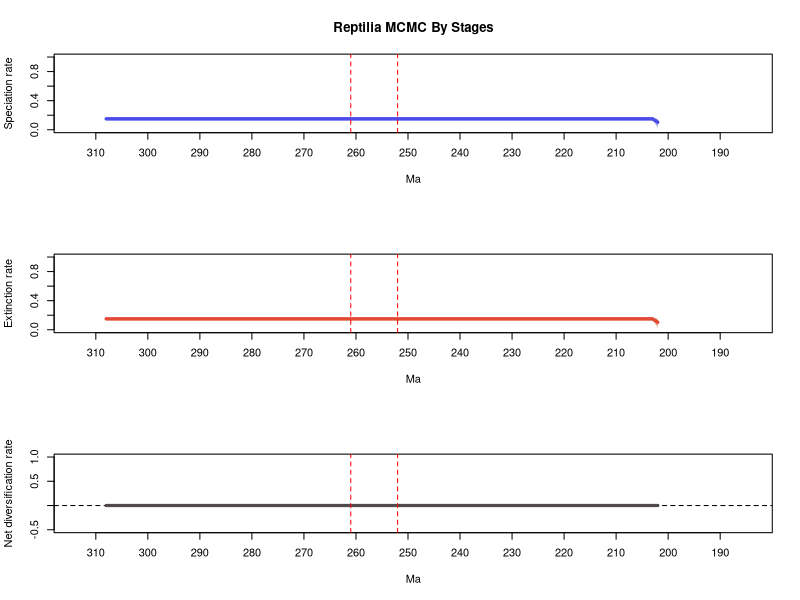

This chart was generated by the following R code:
# 1 files combined:
# 	C:\Users\SimoesLabAdmin\Documents\BDNN_Arielli\temnospondyli\mcmc_predictors\B_covar_mcmc/combined_10_marginal_rates.log

# 95% HPDs calculated using code from Biopy (https://www.cs.auckland.ac.nz/~yhel002/biopy/)

pdf(file='C:/Users/SimoesLabAdmin/Documents/BDNN_Arielli/temnospondyli/mcmc_predictors/B_covar_mcmc/combined_10_marginal_rates_RTT_plot2.pdf',width=8, height=10.8)
par(mfrow=c(3,1))
library(scales)
plot_RTT <- function (age,hpd_M,hpd_m,mean_m,color){
    N=100
    beta=(1:(N-1))/N
    alpha_shape=0.25
    cat=1-(beta^(1./alpha_shape))
    for (i in 1:(N-1)){
        trans= 1/N + 2/N
        polygon(c(age, rev(age)), c(hpd_M-((hpd_M-mean_m)*cat[i]), rev(hpd_m+((mean_m-hpd_m)*cat[i]))), col = alpha(color,trans), border = NA)
    }
    lines(rev(age), rev(mean_m), col = color, lwd=3)
}
    
L_hpd_m95=c(NA, NA,NA,NA,NA,NA,NA,NA,NA,NA,NA,NA,NA,NA,NA,NA,NA,NA,NA,NA,NA,NA,NA,NA,NA,NA,NA,NA,NA,NA,NA,NA,NA,NA,NA,NA,NA,NA,NA,NA,NA,NA,NA,NA,NA,NA,NA,NA,NA,NA,NA,NA,NA,NA,NA,NA,NA,NA,NA,NA,NA,NA,NA,NA,NA,NA,NA,NA,NA,NA,NA,NA,NA,NA,NA,NA,NA,NA,NA,NA,NA,NA,NA,NA,NA,NA,NA,NA,NA,NA,NA,NA,NA,NA,NA,NA,NA,NA,NA,NA,NA,NA,NA,NA,NA,NA,NA,NA,NA,NA,NA,NA,NA,NA,NA,NA,NA,NA,NA,NA,NA,NA,NA,NA,NA,NA,NA,NA,NA,NA,NA,NA,NA,NA,NA,NA,NA,NA,NA,NA,NA,NA,NA,NA,NA,NA,NA,NA,NA,NA,NA,NA,NA,NA,NA,NA,NA,NA,NA,NA,NA,NA,NA,NA,NA,NA,NA,NA,NA,NA,NA,NA,NA,NA,NA,NA,NA,NA,NA,NA,NA,NA,NA,NA,NA,NA,NA,NA,NA,NA,NA,NA,NA,NA,NA,NA,NA,NA,NA,NA,NA,NA,0.0,0.132778,0.132778,0.132778,0.132778,0.132778,0.132778,0.132778,0.132778,0.132778,0.132778,0.132778,0.132778,0.132778,0.132778,0.132778,0.132778,0.132778,0.132778,0.132778,0.132778,0.132778,0.132778,0.132778,0.132778,0.132778,0.132778,0.132778,0.132778,0.132778,0.132778,0.132778,0.132778,0.132778,0.132778,0.132778,0.132778,0.132778,0.132778,0.132778,0.132778,0.132778,0.132778,0.132778,0.132778,0.132778,0.132778,0.132778,0.132778,0.132778,0.132778,0.132778,0.132778,0.132778,0.132778,0.132778,0.132778,0.132778,0.132778,0.132778,0.132778,0.132778,0.132778,0.132778,0.132778,0.132778,0.132778,0.132778,0.132778,0.132778,0.132778,0.132778,0.132778,0.132778,0.132778,0.132778,0.132778,0.132778,0.132778,0.132778,0.132778,0.132778,0.132778,0.132778,0.132778,0.132778,0.132778,0.132778,0.132778,0.132778,0.132778,0.132778,0.132778,0.132778,0.132778,0.132778,0.132778,0.132778,0.132778,0.132778,0.132778,0.132778,0.132778,0.132778,0.132778,0.132778,0.132778)
L_hpd_M95=c(NA, NA,NA,NA,NA,NA,NA,NA,NA,NA,NA,NA,NA,NA,NA,NA,NA,NA,NA,NA,NA,NA,NA,NA,NA,NA,NA,NA,NA,NA,NA,NA,NA,NA,NA,NA,NA,NA,NA,NA,NA,NA,NA,NA,NA,NA,NA,NA,NA,NA,NA,NA,NA,NA,NA,NA,NA,NA,NA,NA,NA,NA,NA,NA,NA,NA,NA,NA,NA,NA,NA,NA,NA,NA,NA,NA,NA,NA,NA,NA,NA,NA,NA,NA,NA,NA,NA,NA,NA,NA,NA,NA,NA,NA,NA,NA,NA,NA,NA,NA,NA,NA,NA,NA,NA,NA,NA,NA,NA,NA,NA,NA,NA,NA,NA,NA,NA,NA,NA,NA,NA,NA,NA,NA,NA,NA,NA,NA,NA,NA,NA,NA,NA,NA,NA,NA,NA,NA,NA,NA,NA,NA,NA,NA,NA,NA,NA,NA,NA,NA,NA,NA,NA,NA,NA,NA,NA,NA,NA,NA,NA,NA,NA,NA,NA,NA,NA,NA,NA,NA,NA,NA,NA,NA,NA,NA,NA,NA,NA,NA,NA,NA,NA,NA,NA,NA,NA,NA,NA,NA,NA,NA,NA,NA,NA,NA,NA,NA,NA,NA,NA,NA,0.163759,0.169945,0.169945,0.169945,0.169945,0.169945,0.169945,0.169945,0.169945,0.169945,0.169945,0.169945,0.169945,0.169945,0.169945,0.169945,0.169945,0.169945,0.169945,0.169945,0.169945,0.169945,0.169945,0.169945,0.169945,0.169945,0.169945,0.169945,0.169945,0.169945,0.169945,0.169945,0.169945,0.169945,0.169945,0.169945,0.169945,0.169945,0.169945,0.169945,0.169945,0.169945,0.169945,0.169945,0.169945,0.169945,0.169945,0.169945,0.169945,0.169945,0.169945,0.169945,0.169945,0.169945,0.169945,0.169945,0.169945,0.169945,0.169945,0.169945,0.169945,0.169945,0.169945,0.169945,0.169945,0.169945,0.169945,0.169945,0.169945,0.169945,0.169945,0.169945,0.169945,0.169945,0.169945,0.169945,0.169945,0.169945,0.169945,0.169945,0.169945,0.169945,0.169945,0.169945,0.169945,0.169945,0.169945,0.169945,0.169945,0.169945,0.169945,0.169945,0.169945,0.169945,0.169945,0.169945,0.169945,0.169945,0.169945,0.169945,0.169945,0.169945,0.169945,0.169945,0.169945,0.169945,0.169945)
M_hpd_m95=c(NA, NA,NA,NA,NA,NA,NA,NA,NA,NA,NA,NA,NA,NA,NA,NA,NA,NA,NA,NA,NA,NA,NA,NA,NA,NA,NA,NA,NA,NA,NA,NA,NA,NA,NA,NA,NA,NA,NA,NA,NA,NA,NA,NA,NA,NA,NA,NA,NA,NA,NA,NA,NA,NA,NA,NA,NA,NA,NA,NA,NA,NA,NA,NA,NA,NA,NA,NA,NA,NA,NA,NA,NA,NA,NA,NA,NA,NA,NA,NA,NA,NA,NA,NA,NA,NA,NA,NA,NA,NA,NA,NA,NA,NA,NA,NA,NA,NA,NA,NA,NA,NA,NA,NA,NA,NA,NA,NA,NA,NA,NA,NA,NA,NA,NA,NA,NA,NA,NA,NA,NA,NA,NA,NA,NA,NA,NA,NA,NA,NA,NA,NA,NA,NA,NA,NA,NA,NA,NA,NA,NA,NA,NA,NA,NA,NA,NA,NA,NA,NA,NA,NA,NA,NA,NA,NA,NA,NA,NA,NA,NA,NA,NA,NA,NA,NA,NA,NA,NA,NA,NA,NA,NA,NA,NA,NA,NA,NA,NA,NA,NA,NA,NA,NA,NA,NA,NA,NA,NA,NA,NA,NA,NA,NA,NA,NA,NA,NA,NA,NA,NA,NA,0.0,0.128824,0.128824,0.128824,0.128824,0.128824,0.128824,0.128824,0.128824,0.128824,0.128824,0.128824,0.128824,0.128824,0.128824,0.128824,0.128824,0.128824,0.128824,0.128824,0.128824,0.128824,0.128824,0.128824,0.128824,0.128824,0.128824,0.128824,0.128824,0.128824,0.128824,0.128824,0.128824,0.128824,0.128824,0.128824,0.128824,0.128824,0.128824,0.128824,0.128824,0.128824,0.128824,0.128824,0.128824,0.128824,0.128824,0.128824,0.128824,0.128824,0.128824,0.128824,0.128824,0.128824,0.128824,0.128824,0.128824,0.128824,0.128824,0.128824,0.128824,0.128824,0.128824,0.128824,0.128824,0.128824,0.128824,0.128824,0.128824,0.128824,0.128824,0.128824,0.128824,0.128824,0.128824,0.128824,0.128824,0.128824,0.128824,0.128824,0.128824,0.128824,0.128824,0.128824,0.128824,0.128824,0.128824,0.128824,0.128824,0.128824,0.128824,0.128824,0.128824,0.128824,0.128824,0.128824,0.128824,0.128824,0.128824,0.128824,0.128824,0.128824,0.128824,0.128824,0.128824,0.128824,0.128824)
M_hpd_M95=c(NA, NA,NA,NA,NA,NA,NA,NA,NA,NA,NA,NA,NA,NA,NA,NA,NA,NA,NA,NA,NA,NA,NA,NA,NA,NA,NA,NA,NA,NA,NA,NA,NA,NA,NA,NA,NA,NA,NA,NA,NA,NA,NA,NA,NA,NA,NA,NA,NA,NA,NA,NA,NA,NA,NA,NA,NA,NA,NA,NA,NA,NA,NA,NA,NA,NA,NA,NA,NA,NA,NA,NA,NA,NA,NA,NA,NA,NA,NA,NA,NA,NA,NA,NA,NA,NA,NA,NA,NA,NA,NA,NA,NA,NA,NA,NA,NA,NA,NA,NA,NA,NA,NA,NA,NA,NA,NA,NA,NA,NA,NA,NA,NA,NA,NA,NA,NA,NA,NA,NA,NA,NA,NA,NA,NA,NA,NA,NA,NA,NA,NA,NA,NA,NA,NA,NA,NA,NA,NA,NA,NA,NA,NA,NA,NA,NA,NA,NA,NA,NA,NA,NA,NA,NA,NA,NA,NA,NA,NA,NA,NA,NA,NA,NA,NA,NA,NA,NA,NA,NA,NA,NA,NA,NA,NA,NA,NA,NA,NA,NA,NA,NA,NA,NA,NA,NA,NA,NA,NA,NA,NA,NA,NA,NA,NA,NA,NA,NA,NA,NA,NA,NA,0.164031,0.170456,0.170456,0.170456,0.170456,0.170456,0.170456,0.170456,0.170456,0.170456,0.170456,0.170456,0.170456,0.170456,0.170456,0.170456,0.170456,0.170456,0.170456,0.170456,0.170456,0.170456,0.170456,0.170456,0.170456,0.170456,0.170456,0.170456,0.170456,0.170456,0.170456,0.170456,0.170456,0.170456,0.170456,0.170456,0.170456,0.170456,0.170456,0.170456,0.170456,0.170456,0.170456,0.170456,0.170456,0.170456,0.170456,0.170456,0.170456,0.170456,0.170456,0.170456,0.170456,0.170456,0.170456,0.170456,0.170456,0.170456,0.170456,0.170456,0.170456,0.170456,0.170456,0.170456,0.170456,0.170456,0.170456,0.170456,0.170456,0.170456,0.170456,0.170456,0.170456,0.170456,0.170456,0.170456,0.170456,0.170456,0.170456,0.170456,0.170456,0.170456,0.170456,0.170456,0.170456,0.170456,0.170456,0.170456,0.170456,0.170456,0.170456,0.170456,0.170456,0.170456,0.170456,0.170456,0.170456,0.170456,0.170456,0.170456,0.170456,0.170456,0.170456,0.170456,0.170456,0.170456,0.170456)
R_hpd_m95=c(NA, NA,NA,NA,NA,NA,NA,NA,NA,NA,NA,NA,NA,NA,NA,NA,NA,NA,NA,NA,NA,NA,NA,NA,NA,NA,NA,NA,NA,NA,NA,NA,NA,NA,NA,NA,NA,NA,NA,NA,NA,NA,NA,NA,NA,NA,NA,NA,NA,NA,NA,NA,NA,NA,NA,NA,NA,NA,NA,NA,NA,NA,NA,NA,NA,NA,NA,NA,NA,NA,NA,NA,NA,NA,NA,NA,NA,NA,NA,NA,NA,NA,NA,NA,NA,NA,NA,NA,NA,NA,NA,NA,NA,NA,NA,NA,NA,NA,NA,NA,NA,NA,NA,NA,NA,NA,NA,NA,NA,NA,NA,NA,NA,NA,NA,NA,NA,NA,NA,NA,NA,NA,NA,NA,NA,NA,NA,NA,NA,NA,NA,NA,NA,NA,NA,NA,NA,NA,NA,NA,NA,NA,NA,NA,NA,NA,NA,NA,NA,NA,NA,NA,NA,NA,NA,NA,NA,NA,NA,NA,NA,NA,NA,NA,NA,NA,NA,NA,NA,NA,NA,NA,NA,NA,NA,NA,NA,NA,NA,NA,NA,NA,NA,NA,NA,NA,NA,NA,NA,NA,NA,NA,NA,NA,NA,NA,NA,NA,NA,NA,NA,NA,-0.021647,-0.021647,-0.021647,-0.021647,-0.021647,-0.021647,-0.021647,-0.021647,-0.021647,-0.021647,-0.021647,-0.021647,-0.021647,-0.021647,-0.021647,-0.021647,-0.021647,-0.021647,-0.021647,-0.021647,-0.021647,-0.021647,-0.021647,-0.021647,-0.021647,-0.021647,-0.021647,-0.021647,-0.021647,-0.021647,-0.021647,-0.021647,-0.021647,-0.021647,-0.021647,-0.021647,-0.021647,-0.021647,-0.021647,-0.021647,-0.021647,-0.021647,-0.021647,-0.021647,-0.021647,-0.021647,-0.021647,-0.021647,-0.021647,-0.021647,-0.021647,-0.021647,-0.021647,-0.021647,-0.021647,-0.021647,-0.021647,-0.021647,-0.021647,-0.021647,-0.021647,-0.021647,-0.021647,-0.021647,-0.021647,-0.021647,-0.021647,-0.021647,-0.021647,-0.021647,-0.021647,-0.021647,-0.021647,-0.021647,-0.021647,-0.021647,-0.021647,-0.021647,-0.021647,-0.021647,-0.021647,-0.021647,-0.021647,-0.021647,-0.021647,-0.021647,-0.021647,-0.021647,-0.021647,-0.021647,-0.021647,-0.021647,-0.021647,-0.021647,-0.021647,-0.021647,-0.021647,-0.021647,-0.021647,-0.021647,-0.021647,-0.021647,-0.021647,-0.021647,-0.021647,-0.021647,-0.021647)
R_hpd_M95=c(NA, NA,NA,NA,NA,NA,NA,NA,NA,NA,NA,NA,NA,NA,NA,NA,NA,NA,NA,NA,NA,NA,NA,NA,NA,NA,NA,NA,NA,NA,NA,NA,NA,NA,NA,NA,NA,NA,NA,NA,NA,NA,NA,NA,NA,NA,NA,NA,NA,NA,NA,NA,NA,NA,NA,NA,NA,NA,NA,NA,NA,NA,NA,NA,NA,NA,NA,NA,NA,NA,NA,NA,NA,NA,NA,NA,NA,NA,NA,NA,NA,NA,NA,NA,NA,NA,NA,NA,NA,NA,NA,NA,NA,NA,NA,NA,NA,NA,NA,NA,NA,NA,NA,NA,NA,NA,NA,NA,NA,NA,NA,NA,NA,NA,NA,NA,NA,NA,NA,NA,NA,NA,NA,NA,NA,NA,NA,NA,NA,NA,NA,NA,NA,NA,NA,NA,NA,NA,NA,NA,NA,NA,NA,NA,NA,NA,NA,NA,NA,NA,NA,NA,NA,NA,NA,NA,NA,NA,NA,NA,NA,NA,NA,NA,NA,NA,NA,NA,NA,NA,NA,NA,NA,NA,NA,NA,NA,NA,NA,NA,NA,NA,NA,NA,NA,NA,NA,NA,NA,NA,NA,NA,NA,NA,NA,NA,NA,NA,NA,NA,NA,NA,0.0232,0.027824,0.027824,0.027824,0.027824,0.027824,0.027824,0.027824,0.027824,0.027824,0.027824,0.027824,0.027824,0.027824,0.027824,0.027824,0.027824,0.027824,0.027824,0.027824,0.027824,0.027824,0.027824,0.027824,0.027824,0.027824,0.027824,0.027824,0.027824,0.027824,0.027824,0.027824,0.027824,0.027824,0.027824,0.027824,0.027824,0.027824,0.027824,0.027824,0.027824,0.027824,0.027824,0.027824,0.027824,0.027824,0.027824,0.027824,0.027824,0.027824,0.027824,0.027824,0.027824,0.027824,0.027824,0.027824,0.027824,0.027824,0.027824,0.027824,0.027824,0.027824,0.027824,0.027824,0.027824,0.027824,0.027824,0.027824,0.027824,0.027824,0.027824,0.027824,0.027824,0.027824,0.027824,0.027824,0.027824,0.027824,0.027824,0.027824,0.027824,0.027824,0.027824,0.027824,0.027824,0.027824,0.027824,0.027824,0.027824,0.027824,0.027824,0.027824,0.027824,0.027824,0.027824,0.027824,0.027824,0.027824,0.027824,0.027824,0.027824,0.027824,0.027824,0.027824,0.027824,0.027824,0.027824)
L_mean=c(NA, NA,NA,NA,NA,NA,NA,NA,NA,NA,NA,NA,NA,NA,NA,NA,NA,NA,NA,NA,NA,NA,NA,NA,NA,NA,NA,NA,NA,NA,NA,NA,NA,NA,NA,NA,NA,NA,NA,NA,NA,NA,NA,NA,NA,NA,NA,NA,NA,NA,NA,NA,NA,NA,NA,NA,NA,NA,NA,NA,NA,NA,NA,NA,NA,NA,NA,NA,NA,NA,NA,NA,NA,NA,NA,NA,NA,NA,NA,NA,NA,NA,NA,NA,NA,NA,NA,NA,NA,NA,NA,NA,NA,NA,NA,NA,NA,NA,NA,NA,NA,NA,NA,NA,NA,NA,NA,NA,NA,NA,NA,NA,NA,NA,NA,NA,NA,NA,NA,NA,NA,NA,NA,NA,NA,NA,NA,NA,NA,NA,NA,NA,NA,NA,NA,NA,NA,NA,NA,NA,NA,NA,NA,NA,NA,NA,NA,NA,NA,NA,NA,NA,NA,NA,NA,NA,NA,NA,NA,NA,NA,NA,NA,NA,NA,NA,NA,NA,NA,NA,NA,NA,NA,NA,NA,NA,NA,NA,NA,NA,NA,NA,NA,NA,NA,NA,NA,NA,NA,NA,NA,NA,NA,NA,NA,NA,NA,NA,NA,NA,NA,NA,0.104557613,0.15015538,0.15015538,0.15015538,0.15015538,0.15015538,0.15015538,0.15015538,0.15015538,0.15015538,0.15015538,0.15015538,0.15015538,0.15015538,0.15015538,0.15015538,0.15015538,0.15015538,0.15015538,0.15015538,0.15015538,0.15015538,0.15015538,0.15015538,0.15015538,0.15015538,0.15015538,0.15015538,0.15015538,0.15015538,0.15015538,0.15015538,0.15015538,0.15015538,0.15015538,0.15015538,0.15015538,0.15015538,0.15015538,0.15015538,0.15015538,0.15015538,0.15015538,0.15015538,0.15015538,0.15015538,0.15015538,0.15015538,0.15015538,0.15015538,0.15015538,0.15015538,0.15015538,0.15015538,0.15015538,0.15015538,0.15015538,0.15015538,0.15015538,0.15015538,0.15015538,0.15015538,0.15015538,0.15015538,0.15015538,0.15015538,0.15015538,0.15015538,0.15015538,0.15015538,0.15015538,0.15015538,0.15015538,0.15015538,0.15015538,0.15015538,0.15015538,0.15015538,0.15015538,0.15015538,0.15015538,0.15015538,0.15015538,0.15015538,0.15015538,0.15015538,0.15015538,0.15015538,0.15015538,0.15015538,0.15015538,0.15015538,0.15015538,0.15015538,0.15015538,0.15015538,0.15015538,0.15015538,0.15015538,0.15015538,0.15015538,0.15015538,0.15015538,0.15015538,0.15015538,0.15015538,0.15015538)
M_mean=c(NA, NA,NA,NA,NA,NA,NA,NA,NA,NA,NA,NA,NA,NA,NA,NA,NA,NA,NA,NA,NA,NA,NA,NA,NA,NA,NA,NA,NA,NA,NA,NA,NA,NA,NA,NA,NA,NA,NA,NA,NA,NA,NA,NA,NA,NA,NA,NA,NA,NA,NA,NA,NA,NA,NA,NA,NA,NA,NA,NA,NA,NA,NA,NA,NA,NA,NA,NA,NA,NA,NA,NA,NA,NA,NA,NA,NA,NA,NA,NA,NA,NA,NA,NA,NA,NA,NA,NA,NA,NA,NA,NA,NA,NA,NA,NA,NA,NA,NA,NA,NA,NA,NA,NA,NA,NA,NA,NA,NA,NA,NA,NA,NA,NA,NA,NA,NA,NA,NA,NA,NA,NA,NA,NA,NA,NA,NA,NA,NA,NA,NA,NA,NA,NA,NA,NA,NA,NA,NA,NA,NA,NA,NA,NA,NA,NA,NA,NA,NA,NA,NA,NA,NA,NA,NA,NA,NA,NA,NA,NA,NA,NA,NA,NA,NA,NA,NA,NA,NA,NA,NA,NA,NA,NA,NA,NA,NA,NA,NA,NA,NA,NA,NA,NA,NA,NA,NA,NA,NA,NA,NA,NA,NA,NA,NA,NA,NA,NA,NA,NA,NA,NA,0.104071788,0.149912554,0.149912554,0.149912554,0.149912554,0.149912554,0.149912554,0.149912554,0.149912554,0.149912554,0.149912554,0.149912554,0.149912554,0.149912554,0.149912554,0.149912554,0.149912554,0.149912554,0.149912554,0.149912554,0.149912554,0.149912554,0.149912554,0.149912554,0.149912554,0.149912554,0.149912554,0.149912554,0.149912554,0.149912554,0.149912554,0.149912554,0.149912554,0.149912554,0.149912554,0.149912554,0.149912554,0.149912554,0.149912554,0.149912554,0.149912554,0.149912554,0.149912554,0.149912554,0.149912554,0.149912554,0.149912554,0.149912554,0.149912554,0.149912554,0.149912554,0.149912554,0.149912554,0.149912554,0.149912554,0.149912554,0.149912554,0.149912554,0.149912554,0.149912554,0.149912554,0.149912554,0.149912554,0.149912554,0.149912554,0.149912554,0.149912554,0.149912554,0.149912554,0.149912554,0.149912554,0.149912554,0.149912554,0.149912554,0.149912554,0.149912554,0.149912554,0.149912554,0.149912554,0.149912554,0.149912554,0.149912554,0.149912554,0.149912554,0.149912554,0.149912554,0.149912554,0.149912554,0.149912554,0.149912554,0.149912554,0.149912554,0.149912554,0.149912554,0.149912554,0.149912554,0.149912554,0.149912554,0.149912554,0.149912554,0.149912554,0.149912554,0.149912554,0.149912554,0.149912554,0.149912554,0.149912554)
R_mean=c(NA, NA,NA,NA,NA,NA,NA,NA,NA,NA,NA,NA,NA,NA,NA,NA,NA,NA,NA,NA,NA,NA,NA,NA,NA,NA,NA,NA,NA,NA,NA,NA,NA,NA,NA,NA,NA,NA,NA,NA,NA,NA,NA,NA,NA,NA,NA,NA,NA,NA,NA,NA,NA,NA,NA,NA,NA,NA,NA,NA,NA,NA,NA,NA,NA,NA,NA,NA,NA,NA,NA,NA,NA,NA,NA,NA,NA,NA,NA,NA,NA,NA,NA,NA,NA,NA,NA,NA,NA,NA,NA,NA,NA,NA,NA,NA,NA,NA,NA,NA,NA,NA,NA,NA,NA,NA,NA,NA,NA,NA,NA,NA,NA,NA,NA,NA,NA,NA,NA,NA,NA,NA,NA,NA,NA,NA,NA,NA,NA,NA,NA,NA,NA,NA,NA,NA,NA,NA,NA,NA,NA,NA,NA,NA,NA,NA,NA,NA,NA,NA,NA,NA,NA,NA,NA,NA,NA,NA,NA,NA,NA,NA,NA,NA,NA,NA,NA,NA,NA,NA,NA,NA,NA,NA,NA,NA,NA,NA,NA,NA,NA,NA,NA,NA,NA,NA,NA,NA,NA,NA,NA,NA,NA,NA,NA,NA,NA,NA,NA,NA,NA,NA,0.000485801,0.000242805,0.000242805,0.000242805,0.000242805,0.000242805,0.000242805,0.000242805,0.000242805,0.000242805,0.000242805,0.000242805,0.000242805,0.000242805,0.000242805,0.000242805,0.000242805,0.000242805,0.000242805,0.000242805,0.000242805,0.000242805,0.000242805,0.000242805,0.000242805,0.000242805,0.000242805,0.000242805,0.000242805,0.000242805,0.000242805,0.000242805,0.000242805,0.000242805,0.000242805,0.000242805,0.000242805,0.000242805,0.000242805,0.000242805,0.000242805,0.000242805,0.000242805,0.000242805,0.000242805,0.000242805,0.000242805,0.000242805,0.000242805,0.000242805,0.000242805,0.000242805,0.000242805,0.000242805,0.000242805,0.000242805,0.000242805,0.000242805,0.000242805,0.000242805,0.000242805,0.000242805,0.000242805,0.000242805,0.000242805,0.000242805,0.000242805,0.000242805,0.000242805,0.000242805,0.000242805,0.000242805,0.000242805,0.000242805,0.000242805,0.000242805,0.000242805,0.000242805,0.000242805,0.000242805,0.000242805,0.000242805,0.000242805,0.000242805,0.000242805,0.000242805,0.000242805,0.000242805,0.000242805,0.000242805,0.000242805,0.000242805,0.000242805,0.000242805,0.000242805,0.000242805,0.000242805,0.000242805,0.000242805,0.000242805,0.000242805,0.000242805,0.000242805,0.000242805,0.000242805,0.000242805,0.000242805)
trans=0.5
age=(0:(309-1))* -1
# Calculate positions for the mass extinction events
perm_trias_extinction = -252 # End-Permian mass extinction (252 Ma)
guadalupian_extinction = -261 # Guadalupian extinction (261 Ma)

# Define custom tick positions at 10 MY intervals
x_ticks <- seq(-310, -190, by=10)
x_tick_labels <- abs(x_ticks)

# First plot: Speciation rate
plot(age, age, type='n', ylim=c(0, 1), xlim=c(-312.9, -185.1), 
     ylab='Speciation rate', xlab='Ma', main='Reptilia MCMC By Stages', 
     xaxt='n') # Remove default x-axis
axis(1, at=x_ticks, labels=x_tick_labels) # Custom x-axis with 10MY interval ticks

plot_RTT(age, L_hpd_M95, L_hpd_m95, L_mean, "#4c4cec")
lines(rev(age), rev(L_mean), col="#4c4cec", lwd=3)

# Add vertical lines for mass extinction events
abline(v=perm_trias_extinction, col="red", lty=2) 
abline(v=guadalupian_extinction, col="red", lty=2)

# Second plot: Extinction rate
plot(age, age, type='n', ylim=c(0, 1), xlim=c(-312.9, -185.1), 
     ylab='Extinction rate', xlab='Ma',
     xaxt='n') # Remove default x-axis
axis(1, at=x_ticks, labels=x_tick_labels) # Custom x-axis with 10MY interval ticks

plot_RTT(age, M_hpd_M95, M_hpd_m95, M_mean, "#e34a33")
lines(rev(age), rev(M_mean), col="#e34a33", lwd=3)

# Add vertical lines for mass extinction events
abline(v=perm_trias_extinction, col="red", lty=2)
abline(v=guadalupian_extinction, col="red", lty=2)

# Third plot: Net diversification rate
plot(age, age, type='n', ylim=c(-0.5, 1), xlim=c(-312.9, -185.1), 
     ylab='Net diversification rate', xlab='Ma',
     xaxt='n') # Remove default x-axis
axis(1, at=x_ticks, labels=x_tick_labels) # Custom x-axis with 10MY interval ticks

abline(h=0, lty=2, col="black")
plot_RTT(age, R_hpd_M95, R_hpd_m95, R_mean, "#504A4B")
lines(rev(age), rev(R_mean), col="#504A4B", lwd=3)

# Add vertical lines for mass extinction events
abline(v=perm_trias_extinction, col="red", lty=2)
abline(v=guadalupian_extinction, col="red", lty=2)

dev.off()
